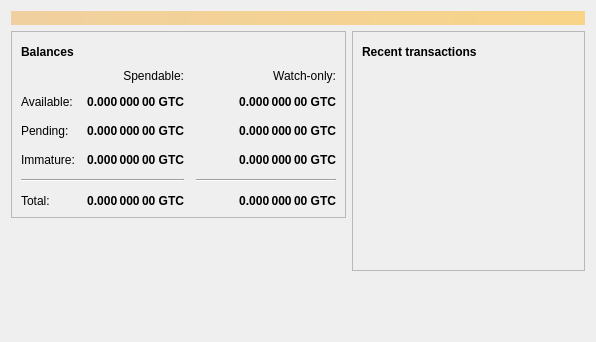
<?xml version="1.0" encoding="UTF-8"?>
<ui version="4.0">
 <class>OverviewPage</class>
 <widget class="QWidget" name="OverviewPage">
  <property name="geometry">
   <rect>
    <x>0</x>
    <y>0</y>
    <width>596</width>
    <height>342</height>
   </rect>
  </property>
  <property name="windowTitle">
   <string>Form</string>
  </property>
  <layout class="QVBoxLayout" name="topLayout">
   <item>
    <widget class="QLabel" name="labelAlerts">
     <property name="visible">
      <bool>false</bool>
     </property>
     <property name="styleSheet">
      <string notr="true">QLabel { background-color: qlineargradient(x1: 0, y1: 0, x2: 1, y2: 0, stop:0 #F0D0A0, stop:1 #F8D488); color:#000000; }</string>
     </property>
     <property name="wordWrap">
      <bool>true</bool>
     </property>
     <property name="margin">
      <number>3</number>
     </property>
     <property name="textInteractionFlags">
      <set>Qt::TextSelectableByMouse</set>
     </property>
    </widget>
   </item>
   <item>
    <layout class="QHBoxLayout" name="horizontalLayout" stretch="1,1">
     <item>
      <layout class="QVBoxLayout" name="verticalLayout_2">
       <item>
        <widget class="QFrame" name="frame">
         <property name="frameShape">
          <enum>QFrame::StyledPanel</enum>
         </property>
         <property name="frameShadow">
          <enum>QFrame::Raised</enum>
         </property>
         <layout class="QVBoxLayout" name="verticalLayout_4">
          <item>
           <layout class="QHBoxLayout" name="horizontalLayout_4">
            <item>
             <widget class="QLabel" name="label_5">
              <property name="font">
               <font>
                <weight>75</weight>
                <bold>true</bold>
               </font>
              </property>
              <property name="text">
               <string>Balances</string>
              </property>
             </widget>
            </item>
            <item>
             <widget class="QPushButton" name="labelWalletStatus">
              <property name="enabled">
               <bool>true</bool>
              </property>
              <property name="maximumSize">
               <size>
                <width>30</width>
                <height>16777215</height>
               </size>
              </property>
              <property name="toolTip">
               <string>The displayed information may be out of date. Your wallet automatically synchronizes with the Nightcoin network after a connection is established, but this process has not completed yet.</string>
              </property>
              <property name="text">
               <string/>
              </property>
              <property name="icon">
               <iconset resource="../bitcoin.qrc">
                <normaloff>:/icons/warning</normaloff>
                <disabledoff>:/icons/warning</disabledoff>:/icons/warning</iconset>
              </property>
              <property name="iconSize">
               <size>
                <width>24</width>
                <height>24</height>
               </size>
              </property>
              <property name="flat">
               <bool>true</bool>
              </property>
             </widget>
            </item>
            <item>
             <spacer name="horizontalSpacer_3">
              <property name="orientation">
               <enum>Qt::Horizontal</enum>
              </property>
              <property name="sizeHint" stdset="0">
               <size>
                <width>40</width>
                <height>20</height>
               </size>
              </property>
             </spacer>
            </item>
           </layout>
          </item>
          <item>
           <layout class="QGridLayout" name="gridLayout">
            <property name="spacing">
             <number>12</number>
            </property>
            <item row="2" column="2">
             <widget class="QLabel" name="labelWatchPending">
              <property name="font">
               <font>
                <weight>75</weight>
                <bold>true</bold>
               </font>
              </property>
              <property name="cursor">
               <cursorShape>IBeamCursor</cursorShape>
              </property>
              <property name="toolTip">
               <string>Unconfirmed transactions to watch-only addresses</string>
              </property>
              <property name="text">
               <string notr="true">0.000 000 00 GTC</string>
              </property>
              <property name="alignment">
               <set>Qt::AlignRight|Qt::AlignTrailing|Qt::AlignVCenter</set>
              </property>
              <property name="textInteractionFlags">
               <set>Qt::LinksAccessibleByMouse|Qt::TextSelectableByKeyboard|Qt::TextSelectableByMouse</set>
              </property>
             </widget>
            </item>
            <item row="2" column="1">
             <widget class="QLabel" name="labelUnconfirmed">
              <property name="font">
               <font>
                <weight>75</weight>
                <bold>true</bold>
               </font>
              </property>
              <property name="cursor">
               <cursorShape>IBeamCursor</cursorShape>
              </property>
              <property name="toolTip">
               <string>Total of transactions that have yet to be confirmed, and do not yet count toward the spendable balance</string>
              </property>
              <property name="text">
               <string notr="true">0.000 000 00 GTC</string>
              </property>
              <property name="alignment">
               <set>Qt::AlignRight|Qt::AlignTrailing|Qt::AlignVCenter</set>
              </property>
              <property name="textInteractionFlags">
               <set>Qt::LinksAccessibleByMouse|Qt::TextSelectableByKeyboard|Qt::TextSelectableByMouse</set>
              </property>
             </widget>
            </item>
            <item row="3" column="2">
             <widget class="QLabel" name="labelWatchImmature">
              <property name="font">
               <font>
                <weight>75</weight>
                <bold>true</bold>
               </font>
              </property>
              <property name="cursor">
               <cursorShape>IBeamCursor</cursorShape>
              </property>
              <property name="toolTip">
               <string>Mined balance in watch-only addresses that has not yet matured</string>
              </property>
              <property name="text">
               <string notr="true">0.000 000 00 GTC</string>
              </property>
              <property name="alignment">
               <set>Qt::AlignRight|Qt::AlignTrailing|Qt::AlignVCenter</set>
              </property>
              <property name="textInteractionFlags">
               <set>Qt::LinksAccessibleByMouse|Qt::TextSelectableByKeyboard|Qt::TextSelectableByMouse</set>
              </property>
             </widget>
            </item>
            <item row="4" column="0" colspan="2">
             <widget class="Line" name="line">
              <property name="orientation">
               <enum>Qt::Horizontal</enum>
              </property>
             </widget>
            </item>
            <item row="4" column="2">
             <widget class="Line" name="lineWatchBalance">
              <property name="sizePolicy">
               <sizepolicy hsizetype="Preferred" vsizetype="Fixed">
                <horstretch>0</horstretch>
                <verstretch>0</verstretch>
               </sizepolicy>
              </property>
              <property name="minimumSize">
               <size>
                <width>140</width>
                <height>0</height>
               </size>
              </property>
              <property name="orientation">
               <enum>Qt::Horizontal</enum>
              </property>
             </widget>
            </item>
            <item row="5" column="0">
             <widget class="QLabel" name="labelTotalText">
              <property name="text">
               <string>Total:</string>
              </property>
             </widget>
            </item>
            <item row="3" column="1">
             <widget class="QLabel" name="labelImmature">
              <property name="font">
               <font>
                <weight>75</weight>
                <bold>true</bold>
               </font>
              </property>
              <property name="cursor">
               <cursorShape>IBeamCursor</cursorShape>
              </property>
              <property name="toolTip">
               <string>Mined balance that has not yet matured</string>
              </property>
              <property name="text">
               <string notr="true">0.000 000 00 GTC</string>
              </property>
              <property name="alignment">
               <set>Qt::AlignRight|Qt::AlignTrailing|Qt::AlignVCenter</set>
              </property>
              <property name="textInteractionFlags">
               <set>Qt::LinksAccessibleByMouse|Qt::TextSelectableByKeyboard|Qt::TextSelectableByMouse</set>
              </property>
             </widget>
            </item>
            <item row="2" column="3">
             <spacer name="horizontalSpacer_2">
              <property name="orientation">
               <enum>Qt::Horizontal</enum>
              </property>
              <property name="sizeHint" stdset="0">
               <size>
                <width>40</width>
                <height>20</height>
               </size>
              </property>
             </spacer>
            </item>
            <item row="3" column="0">
             <widget class="QLabel" name="labelImmatureText">
              <property name="text">
               <string>Immature:</string>
              </property>
             </widget>
            </item>
            <item row="5" column="1">
             <widget class="QLabel" name="labelTotal">
              <property name="font">
               <font>
                <weight>75</weight>
                <bold>true</bold>
               </font>
              </property>
              <property name="cursor">
               <cursorShape>IBeamCursor</cursorShape>
              </property>
              <property name="toolTip">
               <string>Your current total balance</string>
              </property>
              <property name="text">
               <string notr="true">0.000 000 00 GTC</string>
              </property>
              <property name="alignment">
               <set>Qt::AlignRight|Qt::AlignTrailing|Qt::AlignVCenter</set>
              </property>
              <property name="textInteractionFlags">
               <set>Qt::LinksAccessibleByMouse|Qt::TextSelectableByKeyboard|Qt::TextSelectableByMouse</set>
              </property>
             </widget>
            </item>
            <item row="5" column="2">
             <widget class="QLabel" name="labelWatchTotal">
              <property name="font">
               <font>
                <weight>75</weight>
                <bold>true</bold>
               </font>
              </property>
              <property name="cursor">
               <cursorShape>IBeamCursor</cursorShape>
              </property>
              <property name="toolTip">
               <string>Current total balance in watch-only addresses</string>
              </property>
              <property name="text">
               <string notr="true">0.000 000 00 GTC</string>
              </property>
              <property name="alignment">
               <set>Qt::AlignRight|Qt::AlignTrailing|Qt::AlignVCenter</set>
              </property>
              <property name="textInteractionFlags">
               <set>Qt::LinksAccessibleByMouse|Qt::TextSelectableByKeyboard|Qt::TextSelectableByMouse</set>
              </property>
             </widget>
            </item>
            <item row="0" column="2">
             <widget class="QLabel" name="labelWatchonly">
              <property name="text">
               <string>Watch-only:</string>
              </property>
              <property name="alignment">
               <set>Qt::AlignRight|Qt::AlignTrailing|Qt::AlignVCenter</set>
              </property>
             </widget>
            </item>
            <item row="1" column="0">
             <widget class="QLabel" name="labelBalanceText">
              <property name="text">
               <string>Available:</string>
              </property>
             </widget>
            </item>
            <item row="1" column="1">
             <widget class="QLabel" name="labelBalance">
              <property name="font">
               <font>
                <weight>75</weight>
                <bold>true</bold>
               </font>
              </property>
              <property name="cursor">
               <cursorShape>IBeamCursor</cursorShape>
              </property>
              <property name="toolTip">
               <string>Your current spendable balance</string>
              </property>
              <property name="text">
               <string notr="true">0.000 000 00 GTC</string>
              </property>
              <property name="alignment">
               <set>Qt::AlignRight|Qt::AlignTrailing|Qt::AlignVCenter</set>
              </property>
              <property name="textInteractionFlags">
               <set>Qt::LinksAccessibleByMouse|Qt::TextSelectableByKeyboard|Qt::TextSelectableByMouse</set>
              </property>
             </widget>
            </item>
            <item row="1" column="2">
             <widget class="QLabel" name="labelWatchAvailable">
              <property name="font">
               <font>
                <weight>75</weight>
                <bold>true</bold>
               </font>
              </property>
              <property name="cursor">
               <cursorShape>IBeamCursor</cursorShape>
              </property>
              <property name="toolTip">
               <string>Your current balance in watch-only addresses</string>
              </property>
              <property name="text">
               <string notr="true">0.000 000 00 GTC</string>
              </property>
              <property name="alignment">
               <set>Qt::AlignRight|Qt::AlignTrailing|Qt::AlignVCenter</set>
              </property>
              <property name="textInteractionFlags">
               <set>Qt::LinksAccessibleByMouse|Qt::TextSelectableByKeyboard|Qt::TextSelectableByMouse</set>
              </property>
             </widget>
            </item>
            <item row="2" column="0">
             <widget class="QLabel" name="labelPendingText">
              <property name="text">
               <string>Pending:</string>
              </property>
             </widget>
            </item>
            <item row="0" column="1">
             <widget class="QLabel" name="labelSpendable">
              <property name="text">
               <string>Spendable:</string>
              </property>
              <property name="alignment">
               <set>Qt::AlignRight|Qt::AlignTrailing|Qt::AlignVCenter</set>
              </property>
             </widget>
            </item>
           </layout>
          </item>
         </layout>
        </widget>
       </item>
       <item>
        <spacer name="verticalSpacer">
         <property name="orientation">
          <enum>Qt::Vertical</enum>
         </property>
         <property name="sizeHint" stdset="0">
          <size>
           <width>20</width>
           <height>40</height>
          </size>
         </property>
        </spacer>
       </item>
      </layout>
     </item>
     <item>
      <layout class="QVBoxLayout" name="verticalLayout_3">
       <item>
        <widget class="QFrame" name="frame_2">
         <property name="frameShape">
          <enum>QFrame::StyledPanel</enum>
         </property>
         <property name="frameShadow">
          <enum>QFrame::Raised</enum>
         </property>
         <layout class="QVBoxLayout" name="verticalLayout">
          <item>
           <layout class="QHBoxLayout" name="horizontalLayout_2">
            <item>
             <widget class="QLabel" name="label_4">
              <property name="font">
               <font>
                <weight>75</weight>
                <bold>true</bold>
               </font>
              </property>
              <property name="text">
               <string>Recent transactions</string>
              </property>
             </widget>
            </item>
            <item>
             <widget class="QPushButton" name="labelTransactionsStatus">
              <property name="enabled">
               <bool>true</bool>
              </property>
              <property name="maximumSize">
               <size>
                <width>30</width>
                <height>16777215</height>
               </size>
              </property>
              <property name="toolTip">
               <string>The displayed information may be out of date. Your wallet automatically synchronizes with the Nightcoin network after a connection is established, but this process has not completed yet.</string>
              </property>
              <property name="text">
               <string/>
              </property>
              <property name="icon">
               <iconset resource="../bitcoin.qrc">
                <normaloff>:/icons/warning</normaloff>
                <disabledoff>:/icons/warning</disabledoff>:/icons/warning</iconset>
              </property>
              <property name="iconSize">
               <size>
                <width>24</width>
                <height>24</height>
               </size>
              </property>
              <property name="flat">
               <bool>true</bool>
              </property>
             </widget>
            </item>
            <item>
             <spacer name="horizontalSpacer">
              <property name="orientation">
               <enum>Qt::Horizontal</enum>
              </property>
              <property name="sizeHint" stdset="0">
               <size>
                <width>40</width>
                <height>20</height>
               </size>
              </property>
             </spacer>
            </item>
           </layout>
          </item>
          <item>
           <widget class="QListView" name="listTransactions">
            <property name="styleSheet">
             <string notr="true">QListView { background: transparent; }</string>
            </property>
            <property name="frameShape">
             <enum>QFrame::NoFrame</enum>
            </property>
            <property name="verticalScrollBarPolicy">
             <enum>Qt::ScrollBarAlwaysOff</enum>
            </property>
            <property name="horizontalScrollBarPolicy">
             <enum>Qt::ScrollBarAlwaysOff</enum>
            </property>
            <property name="selectionMode">
             <enum>QAbstractItemView::NoSelection</enum>
            </property>
           </widget>
          </item>
         </layout>
        </widget>
       </item>
       <item>
        <spacer name="verticalSpacer_2">
         <property name="orientation">
          <enum>Qt::Vertical</enum>
         </property>
         <property name="sizeHint" stdset="0">
          <size>
           <width>20</width>
           <height>40</height>
          </size>
         </property>
        </spacer>
       </item>
      </layout>
     </item>
    </layout>
   </item>
  </layout>
 </widget>
 <resources/>
 <connections/>
</ui>
